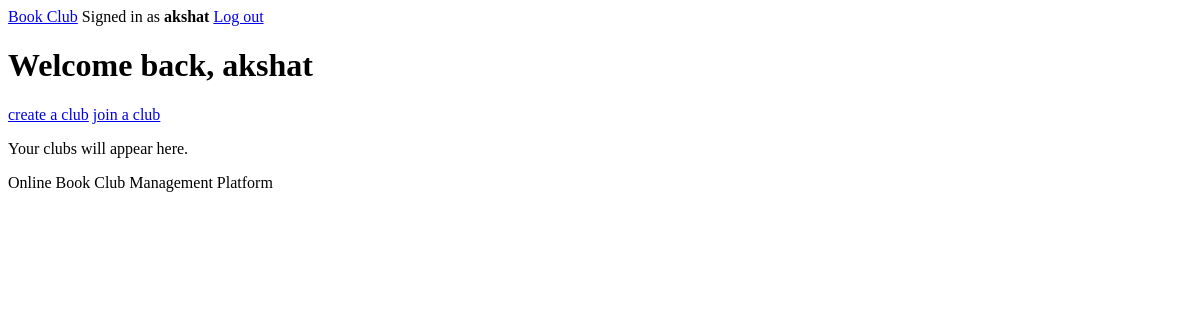
Page / (signed in) on the earlier database version.
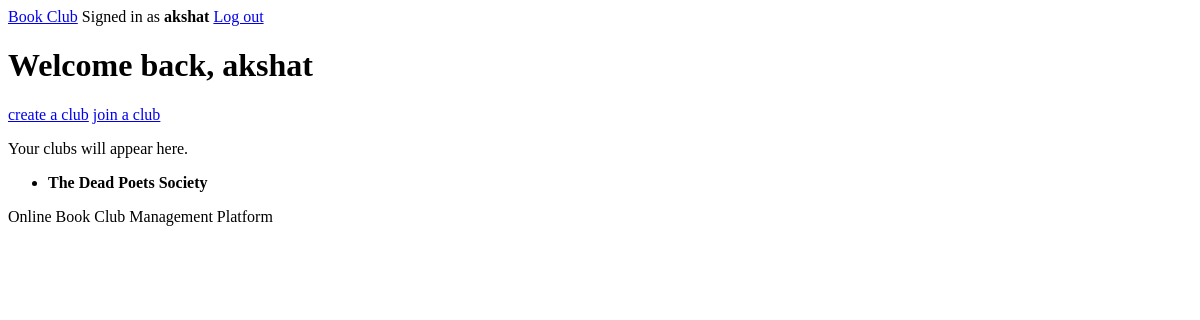
Same page on the later database version.
### book_club/models.py (models this page shows, shortened)
class Club(models.Model):
    name = models.CharField(max_length=100, unique=True)
    description = models.TextField(blank=True)
    created_by = models.ForeignKey(settings.AUTH_USER_MODEL, on_delete=models.CASCADE, related_name="clubs_created")
    created_at = models.DateTimeField(auto_now_add=True)
    members = models.ManyToManyField(settings.AUTH_USER_MODEL, through="Membership", related_name="clubs")

### book_club/views.py (the view)
# urls.py: path("", views.index, name="index"),
def index(request):
    joined_club_names = []
    if request.user.is_authenticated:
        joined_club_names = Membership.objects.filter(user=request.user).values_list('club__name', flat=True)
    return render(request, "book_club/index.html", {
        "clubs": list(joined_club_names)
    })

### book_club/templates/book_club/index.html (shortened to what this page needs)
{% extends "book_club/layout.html" %}
{% block body %}
    {% if user.is_authenticated %}
        <h1>Welcome back, {{ user.username }}</h1>
        <a href="{% url 'create' %}">create a club</a>
        <a href="{% url 'clubs' %}">join a club</a>
        <p>Your clubs will appear here.</p>
        <ul>
            {% for club in clubs %}
                <li>
                    {% if club %}
                    <strong>{{ club }}</strong>
                    {% else %}
                    <p>No clubs available yet.</p>
                    {% endif %}
                </li>
            {% endfor %}
        </ul>
    {% else %}
        <h1>Welcome to Book Club</h1>
        <p>Create or join a club, pick books, schedule meetings and discuss.</p>
        <a href="{% url 'login' %}">Log in</a> or <a href="{% url 'register' %}">register</a>
    {% endif %}
{% endblock %}

Differences in the rows shown:
added Club: name "The Dead Poets Society"
